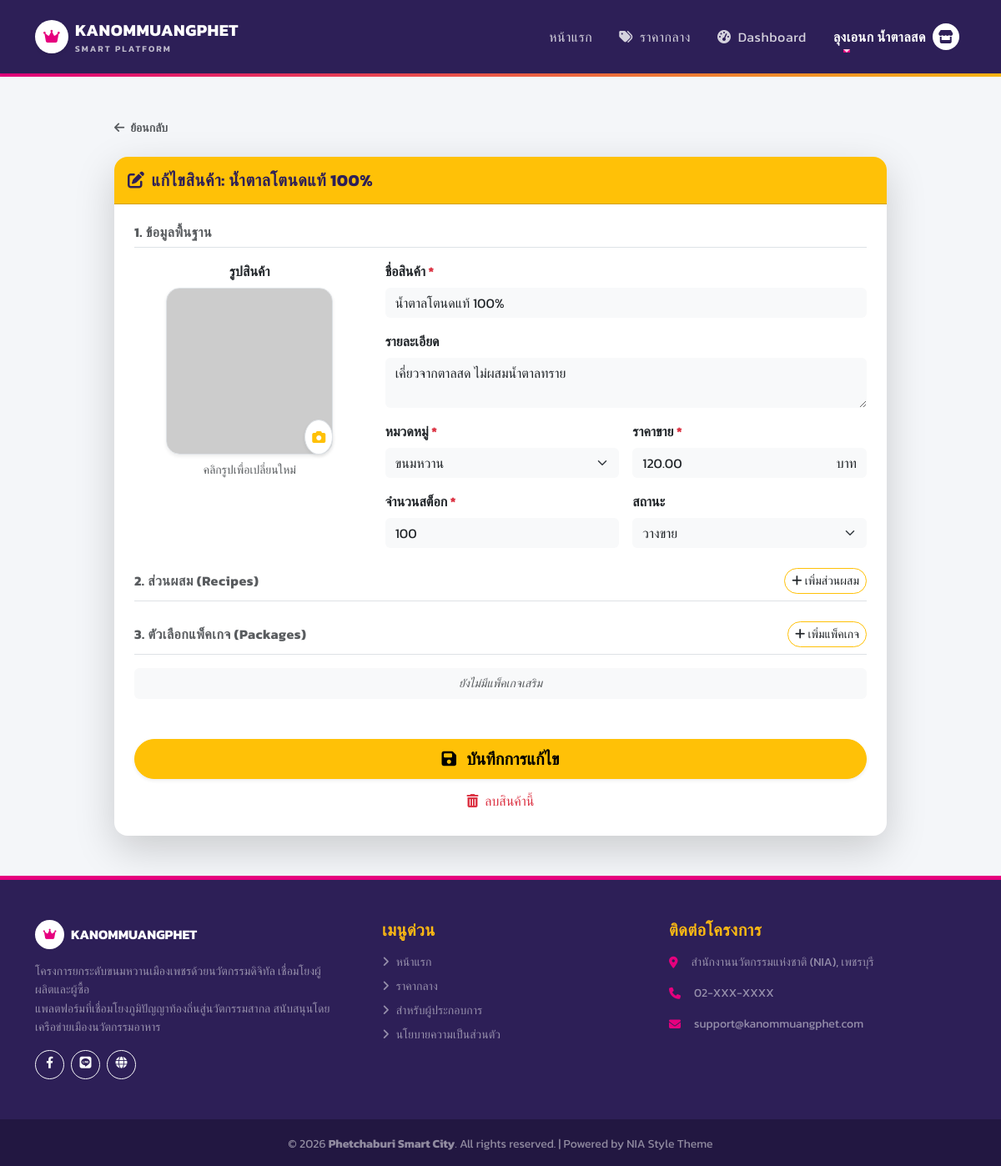
/shop/product_edit.php?id=3 (signed in), run on the app's committed database.
### tables this page shows
CREATE TABLE `products` (
  `id` int(11) NOT NULL,
  `shop_id` int(11) NOT NULL COMMENT 'เจ้าของสินค้า (Link ไปยัง users.id)',
  `name` varchar(255) NOT NULL,
  `description` text,
  `price` decimal(10,2) NOT NULL DEFAULT '0.00',
  `stock_qty` int(11) DEFAULT '100',
  `category` varchar(256) DEFAULT 'dessert',
  `image` varchar(255) DEFAULT NULL,
  `status` varchar(256) DEFAULT 'active',
  `created_at` timestamp NULL DEFAULT CURRENT_TIMESTAMP,
  `central_id` int(11) DEFAULT NULL COMMENT 'อ้างอิง central_ingredients.id'
);

### function.php (called while the page is built, shortened)
<?php
function condb()
{
    global $config;
    $db_host = $config['database']['host'];
    $db_name = $config['database']['dbname'];
    $db_user = $config['database']['username'];
    $db_pass = $config['database']['password'];
    $charset = $config['database']['charset'];
    try {
        $dsn = "mysql:host=$db_host;dbname=$db_name;charset=$charset";
        $options = $config['database']['options'];
        $pdo = new PDO($dsn, $db_user, $db_pass, $options);
        return $pdo;
    } catch (PDOException $e) {
        die("Connection failed: " . $e->getMessage());
    }
}
function selectOne($sql, $params = [])
{
    $pdo = condb();
    try {
        $stmt = $pdo->prepare($sql);
        $stmt->execute($params);
        return $stmt->fetch();
    } catch (PDOException $e) {
        return false;
    }
}

### shop/product_edit.php (the view, shortened to what this page needs)
<?php
require_once '../config.php';
require_once '../function.php';
$shop_id = $_SESSION['user_id'];
$product_id = $_GET['id'] ?? 0;
$sql = "SELECT * FROM products WHERE id = ? AND shop_id = ?";
$product = selectOne($sql, [$product_id, $shop_id]);
$packages = select("SELECT * FROM product_packages WHERE product_id = ?", [$product_id]);
include '../includes/header.php';
include '../includes/navbar.php';
?>
<div class="container py-5">
    <div class="row justify-content-center">
        <div class="col-lg-10">
            <div class="mb-4">
                <a href="menu_manage.php" class="text-decoration-none text-muted small fw-bold">
                    <i class="fas fa-arrow-left me-1"></i> ย้อนกลับ
                </a>
            </div>
            <div class="card border-0 shadow-lg rounded-4 overflow-hidden">
                <div class="card-header bg-warning text-dark py-3">
                    <h5 class="mb-0 fw-bold"><i class="fas fa-edit me-2"></i>แก้ไขสินค้า: <?= htmlspecialchars($product['name']) ?></h5>
                </div>
                <div class="card-body p-4">
                    <form action="../process/product_process.php" method="POST" enctype="multipart/form-data" id="productForm">
                        <h6 class="fw-bold text-muted mb-3 border-bottom pb-2">1. ข้อมูลพื้นฐาน</h6>
                        <div class="row g-4 mb-4">
                            <div class="col-md-4 text-center">
                                <label class="form-label fw-bold d-block">รูปสินค้า</label>
                                <label for="product_image" class="d-inline-block position-relative cursor-pointer hover-scale">
                                    <?php
                                        $img_src = $product['image'];
                                    ?>
                                    <img id="imgPreview" src="<?= $img_src ?>"
                                         class="rounded-4 shadow-sm border" width="100%" style="max-width:200px; aspect-ratio:1/1; object-fit:cover;"
                                         onerror="this.src='https://placehold.co/300x300?text=No+Image'">
                                    <div class="position-absolute bottom-0 end-0 bg-white rounded-circle p-2 shadow-sm border">
                                        <i class="fas fa-camera text-warning"></i>
                                    </div>
                                </label>
                                <div class="small text-muted mt-2">คลิกรูปเพื่อเปลี่ยนใหม่</div>
                            </div>
                            <div class="col-md-8">
                                <div class="row g-3">
                                    <div class="col-12">
                                        <label class="form-label fw-bold">ชื่อสินค้า <span class="text-danger">*</span></label>
                                        <input type="text" name="name" class="form-control bg-light border-0" required value="<?= htmlspecialchars($product['name']) ?>">
                                    </div>
                                    <div class="col-12">
                                        <label class="form-label fw-bold">รายละเอียด</label>
                                        <textarea name="description" class="form-control bg-light border-0" rows="2"><?= htmlspecialchars($product['description']) ?></textarea>
                                    </div>
                                    <div class="col-md-6">
                                        <label class="form-label fw-bold">หมวดหมู่ <span class="text-danger">*</span></label>
                                        <select name="category" id="categorySelect" class="form-select bg-light border-0" required>
                                            <option value="dessert" <?= $product['category']=='dessert'?'selected':'' ?>>ขนมหวาน</option>
                                        </select>
                                    </div>
                                    <div class="col-md-6">
                                        <label class="form-label fw-bold">ราคาขาย <span class="text-danger">*</span></label>
                                        <div class="input-group">
                                            <input type="number" name="price" class="form-control bg-light border-0" required value="<?= $product['price'] ?>" step="0.01">
                                            <span class="input-group-text bg-light border-0">บาท</span>
                                        </div>
                                    </div>
                                    <div class="col-md-6">
                                        <label class="form-label fw-bold">จำนวนสต็อก <span class="text-danger">*</span></label>
                                        <input type="number" name="stock_qty" class="form-control bg-light border-0" required value="<?= $product['stock_qty'] ?>">
                                    </div>
                                    <div class="col-md-6">
                                        <label class="form-label fw-bold">สถานะ</label>
                                        <select name="status" class="form-select bg-light border-0">
                                            <option value="active" <?= $product['status']=='active'?'selected':'' ?>>วางขาย</option>
                                        </select>
                                    </div>
                                </div>
                            </div>
                        </div>
                        <div id="recipeSection">
                            <div class="d-flex justify-content-between align-items-center mb-3 border-bottom pb-2">
                                <h6 class="fw-bold text-muted mb-0">2. ส่วนผสม (Recipes)</h6>
                                <button type="button" class="btn btn-sm btn-outline-warning rounded-pill text-dark" onclick="addIngredient()">
                                    <i class="fas fa-plus"></i> เพิ่มส่วนผสม
                                </button>
                            </div>
                        </div>
                        <div id="packageSection">
                            <div class="d-flex justify-content-between align-items-center mb-3 border-bottom pb-2">
                                <h6 class="fw-bold text-muted mb-0">3. ตัวเลือกแพ็คเกจ (Packages)</h6>
                                <button type="button" class="btn btn-sm btn-outline-warning rounded-pill text-dark" onclick="addPackage()">
                                    <i class="fas fa-plus"></i> เพิ่มแพ็คเกจ
                                </button>
                            </div>
                            <div id="package_container" class="mb-4">
                                <?php if(empty($packages)): ?>
                                    <div class="text-center text-muted small fst-italic py-2 bg-light rounded" id="no_package_msg">
                                        ยังไม่มีแพ็คเกจเสริม
                                    </div>
                                <?php endif; ?>
                            </div>
                        </div>
                        <div class="d-grid mt-5 gap-2">
                            <button type="submit" class="btn btn-warning btn-lg fw-bold shadow-sm rounded-pill">
                                <i class="fas fa-save me-2"></i> บันทึกการแก้ไข
                            </button>
                            <a href="../process/product_process.php?action=delete&id=<?= $product['id'] ?>"
                               class="btn btn-outline-danger border-0 small" onclick="return confirm('ยืนยันที่จะลบสินค้านี้?');">
                                <i class="fas fa-trash-alt me-1"></i> ลบสินค้านี้
                            </a>
                        </div>
                    </form>
                </div>
            </div>
        </div>
    </div>
</div>
<?php include '../includes/footer.php'; ?>

### assets/style.css (style rules this page uses)
:root { --nia-magenta: #E6007E; --nia-purple: #2D1F57; --nia-gold: #FDB913; --nia-bg: #F4F6F9; --text-dark: #333333; --text-muted: #6c757d; }
body { font-family: 'Kanit', sans-serif; background-color: var(--nia-bg); color: var(--text-dark); -webkit-font-smoothing: antialiased; }
h1, h2, h3, h4, h5, h6 { font-weight: 600; color: var(--nia-purple); letter-spacing: -0.5px; }
a { text-decoration: none; transition: all 0.2s ease; }
.card { border: none; background: white; transition: all 0.3s ease; }

### shop/product_edit.php (style rules this page uses)
.hover-scale { transition: transform 0.2s; }

### data on the page
products: name "น้ำตาลโตนดแท้ 100%", description "เคี่ยวจากตาลสด ไม่ผสมน้ำตาลทราย", price "120.00", stock_qty "100", status "วางขาย"

### other printed values
$_SESSION['user_name'] "ลุงเอนก น้ำตาลสด"
$config['app']['desc'] "โครงการยกระดับขนมหวานเมืองเพชรด้วยนวัตกรรมดิจิทัล เชื่อมโยงผู้ผลิตและผู้ซื้อ"
$config['contact']['address'] "สำนักงานนวัตกรรมแห่งชาติ (NIA), เพชรบุรี"
$config['contact']['phone'] "02-XXX-XXXX"
$config['contact']['email'] "support@kanommuangphet.com"
